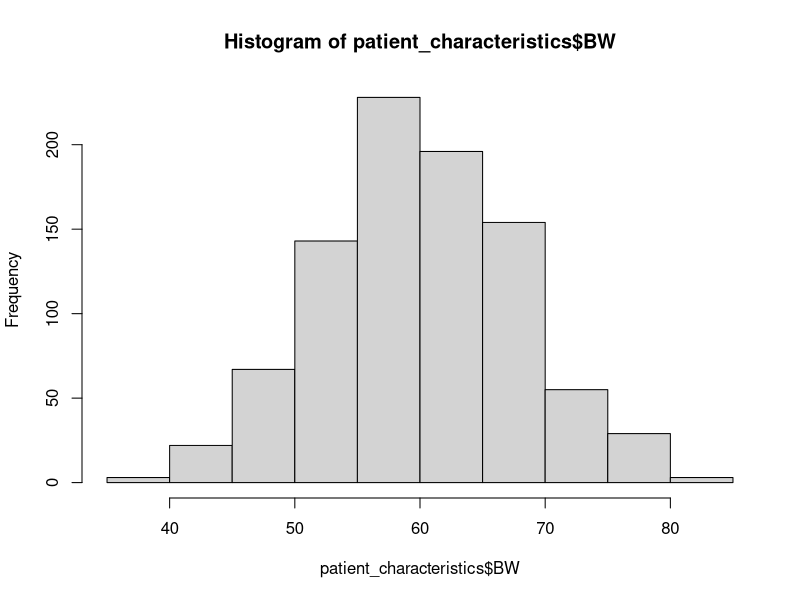
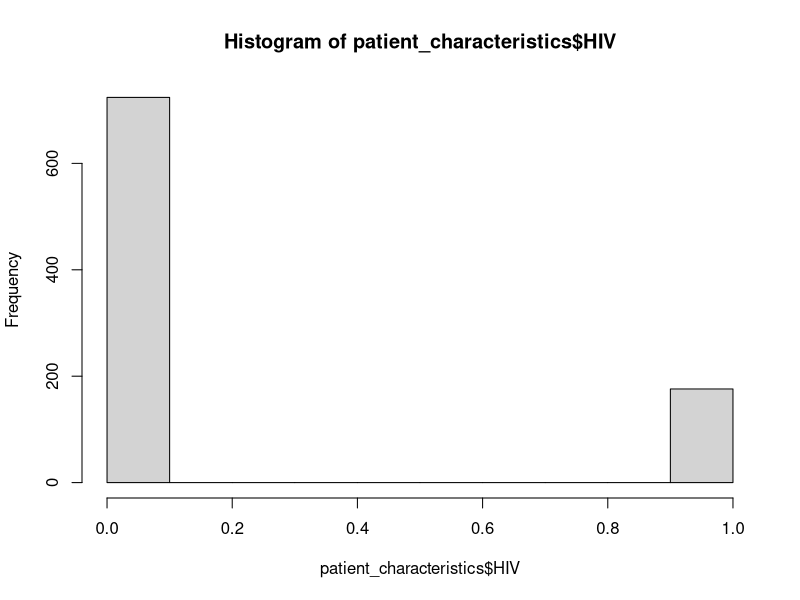

The R source for these figures, in order:
library(tidyverse)


##### MAKING A BLANK DATASET #######


# create patient characteristics
set.seed(007)
patient_characteristics <- data.frame(
  ID    = seq(1,900),
  DOSE  = c(rep(300,300),rep(600,300),rep(900,300)),
  BW    = rnorm(900, 60, 8),
  SEX   = sample(c(0,1),900,replace=T),
  HIV   = sample(c(0,1),900,prob=c(0.8,0.2),replace=T)
  )

# visualize patient characteristics
hist(patient_characteristics$BW)
hist(patient_characteristics$HIV)

table(patient_characteristics$SEX )
table(patient_characteristics$HIV )
table(patient_characteristics$DOSE, patient_characteristics$HIV)

# create blank observation rows (EVID==0) for each patient (6 obs per patient at 1,2,4,8,12,24 hours post-dose)
df <- data.frame(ID    = rep(seq(1,900),6),
                 TIME  = c(rep(1,900),rep(2,900),
                           rep(4,900),rep(8,900),
                           rep(12,900),rep(24,900)),
                 DV    = 0,
                 EVID  = 0,
                 MDV   = 0
                ) %>% 
      arrange(ID,TIME)

# create dosing rows (EVID==1) for each patient
dosing_df <- data.frame(ID    = seq(1,900),
                 TIME  = 0,
                 DV    = 0,
                 EVID  = 1,
                 MDV   = 1
) %>% 
  arrange(ID,TIME)

# rbind obs df and dosing df
blank_df <- rbind(dosing_df,df) %>% 
  arrange(ID,TIME)

# join with patient char data
joined_df <- left_join(blank_df,patient_characteristics, by="ID") %>%
  mutate(AMT = case_when(EVID == 0 ~ 0,
                         EVID == 1 ~ DOSE)
         )

# write-out 
# write.table(joined_df, "simulation_df.csv",
#            append =F, sep=",", na=".",row.names = F,col.names = T, quote = F)


